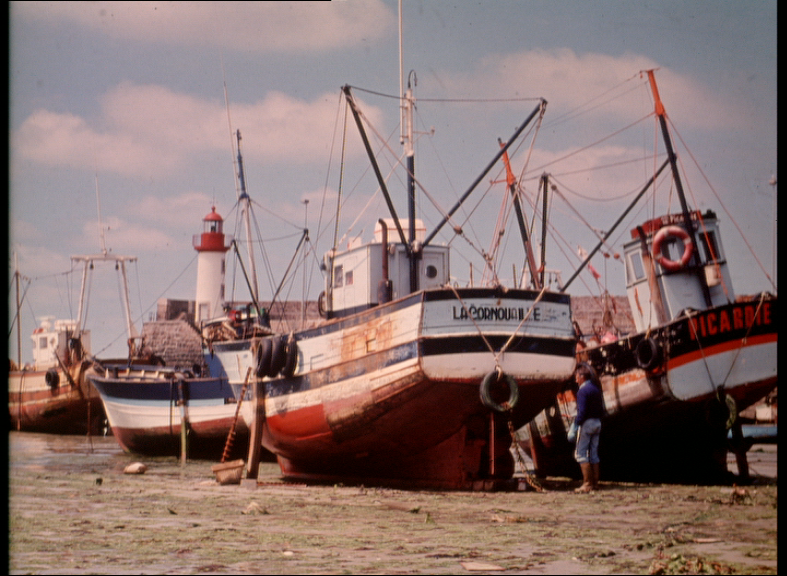
#> input picture data/BoatsColor.bmp, 787 x 576 px
$ python -i corner_detection_controller.py   (imports and definitions only)   (older library calls are emulated)
#> lines starting #> are read from the running program, lines starting #| are printed output that depends on the picture
#> further down, picture is the input picture: shape (576, 787, 3); mean B, G, R 111.6, 114.7, 137.3
import cv2
import time
import numpy as np
import multiprocessing as mp
from PyQt5.QtCore import QThread, pyqtSignal


"""
    we use multiprocessing to run the algorithms on seperate core from the gui

    The creation of the process take some time which freeezes the gui if run on the same therad so
    use multithreading to do the logic of creating and tracking the process on different thread

    Create IPC queue to share resources between cores
    IPC stands for Inter‑Process Communication.
    It’s the set of mechanisms an operating system (and your programs) provide
    to let separate processes—each with its own private memory space—exchange data and signals.
    Without IPC, one process couldn’t directly read or write another process’s memory.

    any function you pass to multiprocessing.Process must be defined at the top level of a module, not
    inside a class or another function. That way, Python’s pickler (serialize and deserialize data between processes memory) can import it by name

    not all objects can be easily pickled. For example:
    Functions or classes defined inside another function: These can't be pickled because they don't have a top-level name, and pickling requires that objects can be imported by name.
    Local variables: Variables that are only local to a function or method might also pose issues with pickling.

    underscore before a function or variable name in Python is a convention that
    This is a private/internal function or variable. Please don’t use it outside this class/module unless you really know what you’re doing.
"""


def gray_image(image: np.ndarray) -> np.ndarray:
    if len(image.shape) == 3:
        return cv2.cvtColor(image, cv2.COLOR_BGR2GRAY)
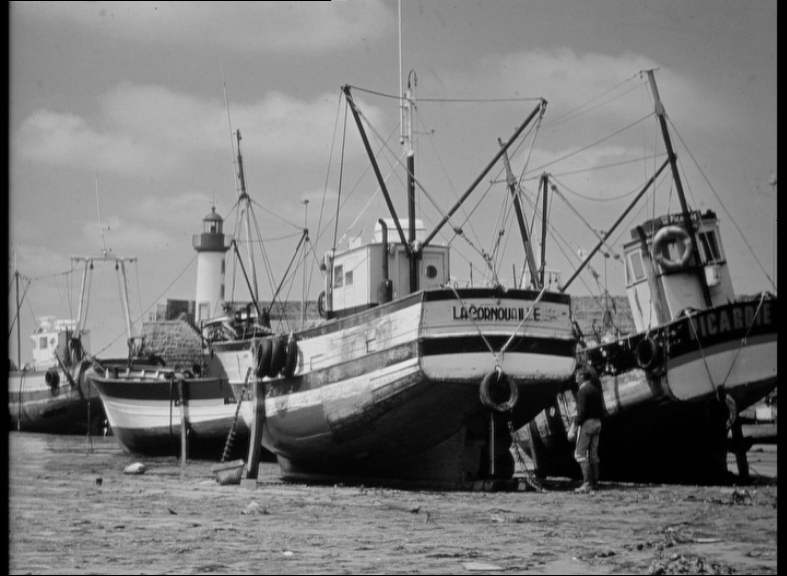
#> returned value: shape (576, 787); min 0, max 233, mean 121.1
    return image

def draw_corners(image, corners: list) -> np.ndarray:
    if len(image.shape) == 2:
        image = cv2.cvtColor(image, cv2.COLOR_GRAY2BGR)

    corners = np.array(corners).reshape(-1, 2)

    for corner in corners:
        cv2.circle(image, tuple(np.int32(corner[::-1])), 3, (0, 0, 255), -1)

    return image


# [33 lines left out: function harris_corner_detector, not called in this run]

def lambda_corner_detector(image, max_corners=10, min_distance=5, quality_level=0.01,queue = None) -> list:

    start_time = time.time()

    # Convert image to grayscale
    gray = gray_image(image)

    # Compute image gradients
    Ix = cv2.Sobel(gray, cv2.CV_64F, 1, 0)
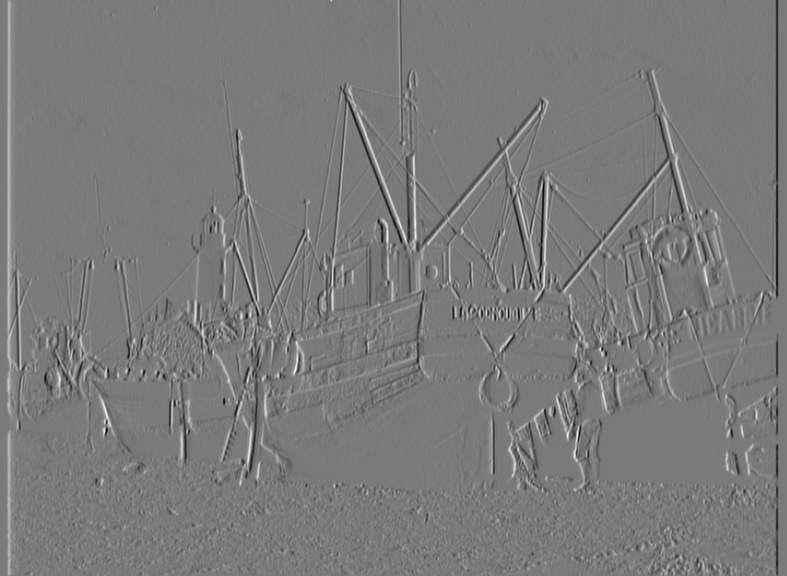
#> Ix: shape (576, 787) float64; min -626, max 675, mean 0; drawn with min black and max white
    Iy = cv2.Sobel(gray, cv2.CV_64F, 0, 1)
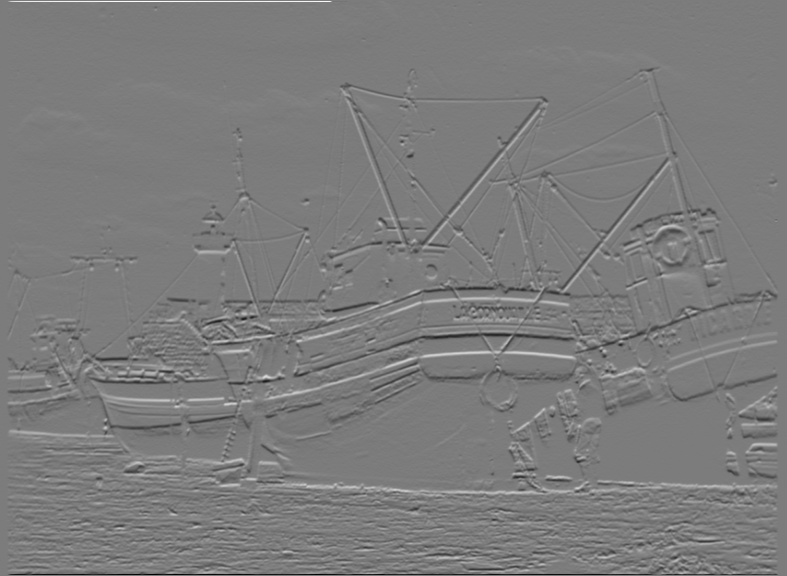
#> Iy: shape (576, 787) float64; min -698, max 733, mean -0.6; drawn with min black and max white

    Ixx = Ix * Ix
    Iyy = Iy * Iy
    Ixy = Ix * Iy
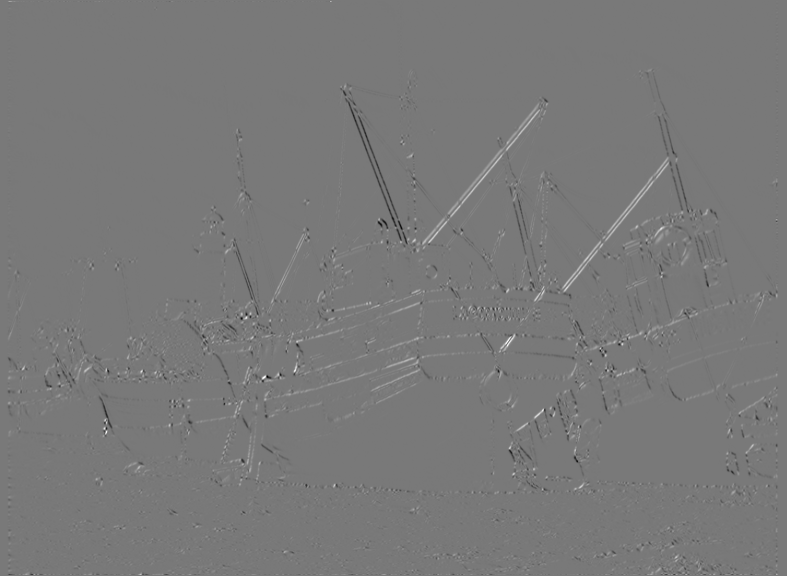
#> Ixy: shape (576, 787) float64; min -145656, max 161177, mean 190.5; drawn with min black and max white

    # Sum over window
    window_size = 5

    Sx2 = cv2.GaussianBlur(Ixx, (window_size, window_size), 1.5)
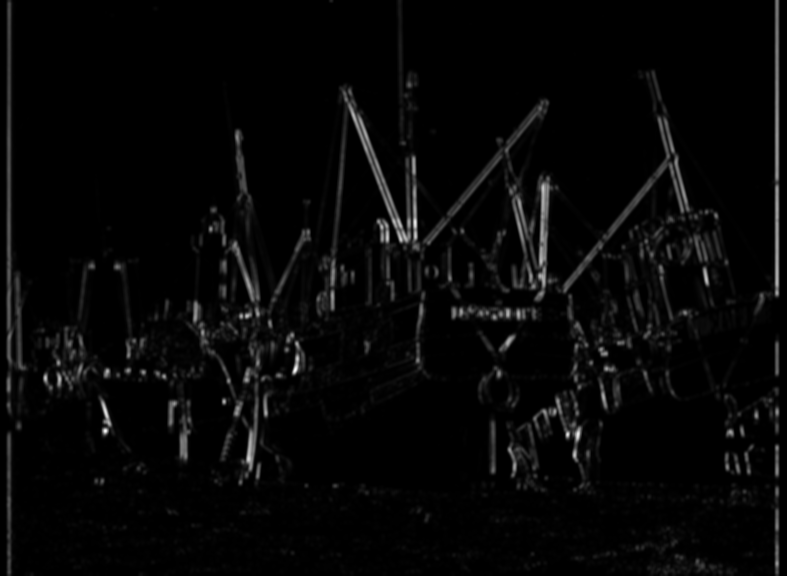
#> Sx2: shape (576, 787) float64; min 0, max 173537.6, mean 4973.8; drawn with min black and max white
    Sy2 = cv2.GaussianBlur(Iyy, (window_size, window_size), 1.5)
    Sxy = cv2.GaussianBlur(Ixy, (window_size, window_size), 1.5)

    # Compute minimum eigenvalue (lambda minus) response map
    h, w = gray.shape
#> h = 576; w = 787
    lambda_min = np.zeros((h, w), dtype=np.float32)

    for y in range(h):
                for x in range(w):
                    M = np.array([[Sx2[y, x], Sxy[y, x]],
                                [Sxy[y, x], Sy2[y, x]]])
                    eigvals = np.linalg.eigvalsh(M)  # sorted: [lambda_min, lambda_max]
                    lambda_min[y, x] = eigvals[0]
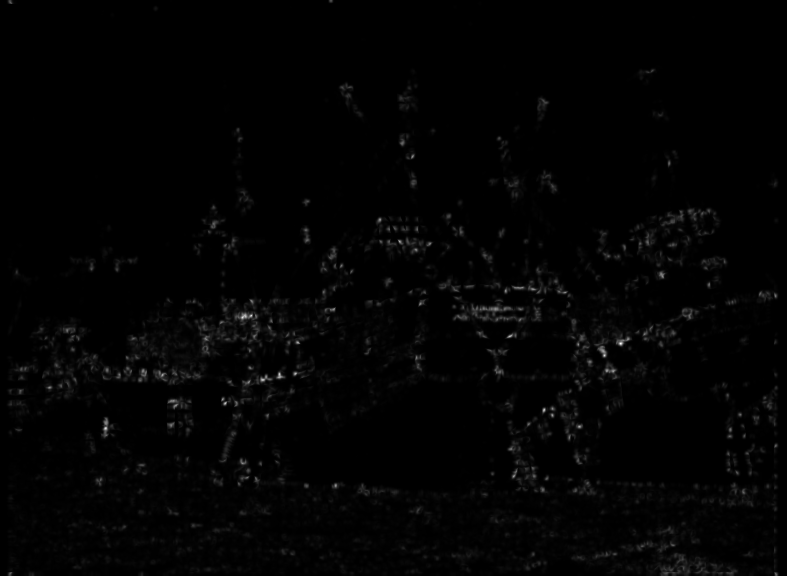
#> lambda_min: shape (576, 787) float32; min 0, max 65728.3, mean 817.2; drawn with min black and max white


    # Thresholding and NMS
    threshold = quality_level * lambda_min.max()
#> threshold = 657.3
    kernel = np.ones((3, 3), np.uint8)
    dilated = cv2.dilate(lambda_min, kernel)
    corners = np.column_stack(np.where((lambda_min == dilated) & (lambda_min > threshold)))
#> corners = 3543 pairs, first value 0 to 575, second value 9 to 776

    # Sort by strength and apply min_distance
    corners = sorted(corners, key=lambda pt: -lambda_min[pt[0], pt[1]])
    final_corners = []
    for pt in corners:
        if all(np.linalg.norm(pt - fc) >= min_distance for fc in final_corners):
            final_corners.append(pt)
            if len(final_corners) >= max_corners:
                break
#> this loop made 11 passes
#> pt on passes 1 to 11: [343, 620], [317, 242], [315, 251], [355, 604], [428, 105], [374, 279], [403, 225], [409, 544], [316, 245], [379, 262], [336, 509]
#> after the loop, final_corners = [[343, 620], [317, 242], [315, 251], [355, 604], [428, 105], [374, 279], [403, 225], [409, 544], [379, 262], [336, 509]]
    elapsed_time = time.time() - start_time
    # print(f"Lambda corner detection took {elapsed_time:.4f} seconds")

    if queue:
        queue.put((draw_corners(image, corners),elapsed_time))
    else:
        return draw_corners(image, corners)
#> the loop in draw_corners, `for corner in corners:` made 3543 passes
#> after the loop in draw_corners, `for corner in corners:`:
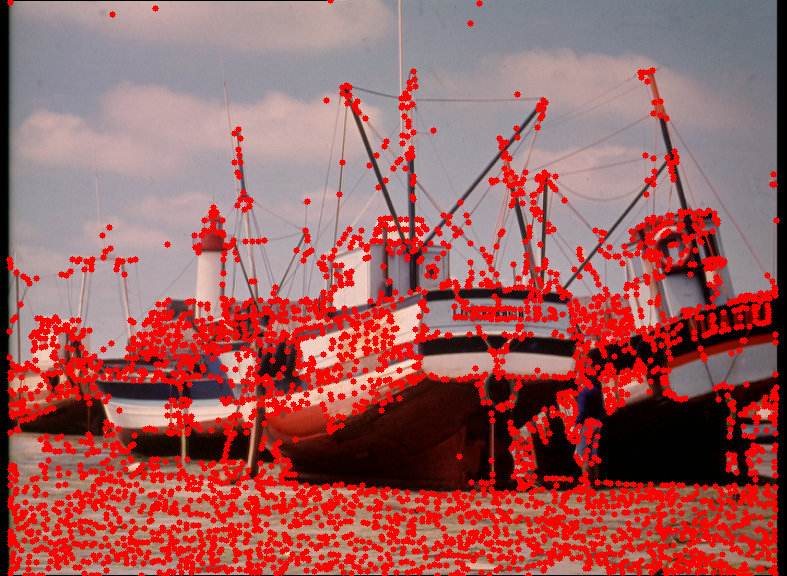
#> image: shape (576, 787, 3); mean B, G, R 93.5, 94.1, 159.4


# [30 lines left out: function harris_and_lambda, not called in this run]


class ProcessWorker(QThread):
    result_ready = pyqtSignal(dict)

    # [44 lines left out: functions __init__, run, not called in this run]

class CornerDetectionController:
    # [34 lines left out: functions __init__, apply_corner_detection, _on_result, not called in this run]

>>> import cv2
>>> picture = cv2.imread('../data/BoatsColor.bmp')
>>> result = lambda_corner_detector(picture)

$ run again, on data/Mercury.bmp
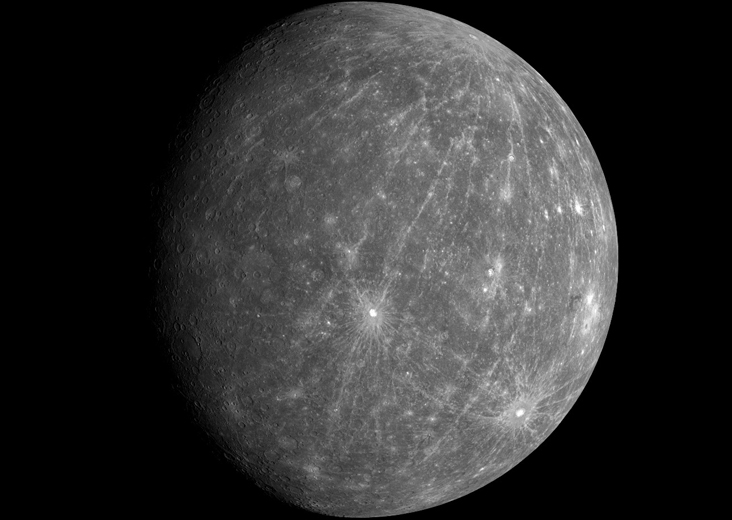
#> input picture data/Mercury.bmp, 732 x 520 px
#> picture is the input picture: shape (520, 732, 3); min 0, max 255, mean 49.1
#> in lambda_corner_detector, `Ixy = Ix * Iy`:
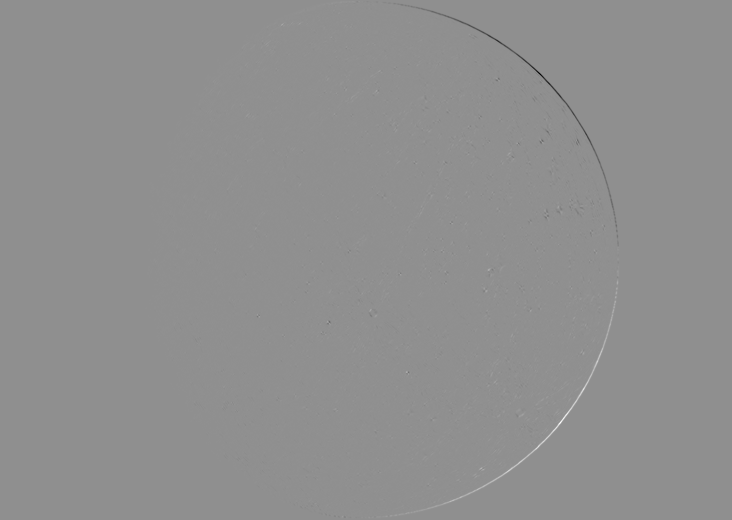
#> Ixy: shape (520, 732) float64; min -380768, max 293584, mean -24.7; drawn with min black and max white
#> threshold = 384.5
#> in lambda_corner_detector, `corners = np.column_stack(np.where((lambda_min == dilated) & (lambda_m..`: corners = 4232 pairs, first value 0 to 516, second value 155 to 617
#> the loop in lambda_corner_detector, `for pt in corners:` made 10 passes
#> pt on passes 1 to 8: [372, 407], [322, 328], [270, 490], [291, 484], [212, 560], [316, 258], [222, 451], [79, 497]
#> after the loop in lambda_corner_detector, `for pt in corners:`: final_corners = [[372, 407], [322, 328], [270, 490], [291, 484], [212, 560], [316, 258], [222, 451], [79, 497], [143, 517], [142, 542]]
#> the loop in draw_corners, `for corner in corners:` made 4232 passes
#> after the loop in draw_corners, `for corner in corners:`:
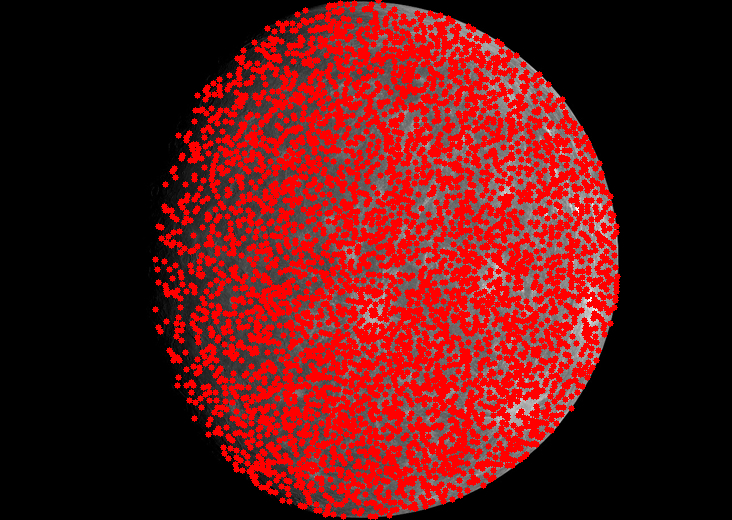
#> image: shape (520, 732, 3); mean B, G, R 20.8, 20.8, 90.2

$ run again, on data/baboon.bmp
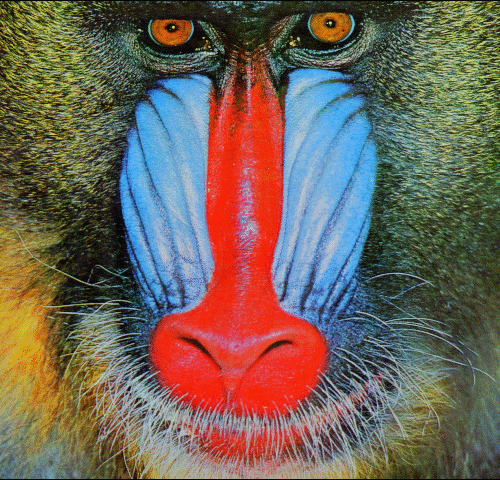
#> input picture data/baboon.bmp, 500 x 480 px
#> picture is the input picture: shape (480, 500, 3); mean B, G, R 88.7, 100.4, 113
#> after the loop in lambda_corner_detector, `for y in range(h):`:
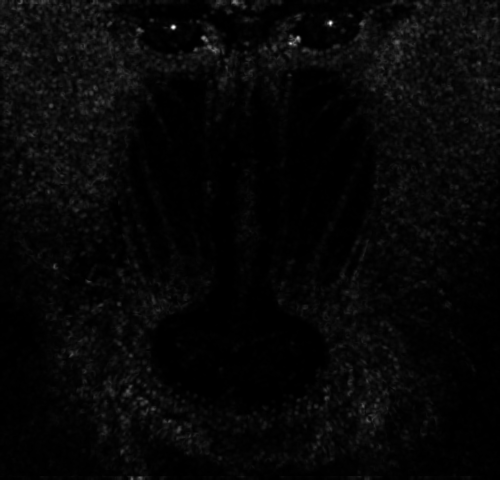
#> lambda_min: shape (480, 500) float32; min 0, max 131536.1, mean 3780.3; drawn with min black and max white
#> threshold = 1315.4
#> in lambda_corner_detector, `corners = np.column_stack(np.where((lambda_min == dilated) & (lambda_m..`: corners = 4545 pairs, first value 0 to 479, second value 0 to 499
#> the loop in lambda_corner_detector, `for pt in corners:` made 12 passes
#> pt on passes 1 to 8: [23, 330], [27, 173], [43, 290], [37, 298], [38, 203], [1, 234], [40, 206], [50, 213]
#> after the loop in lambda_corner_detector, `for pt in corners:`: final_corners = [[23, 330], [27, 173], [43, 290], [37, 298], [38, 203], [1, 234], [50, 213], [47, 209], [42, 397], [479, 131]]
#> the loop in draw_corners, `for corner in corners:` made 4545 passes
#> after the loop in draw_corners, `for corner in corners:`:
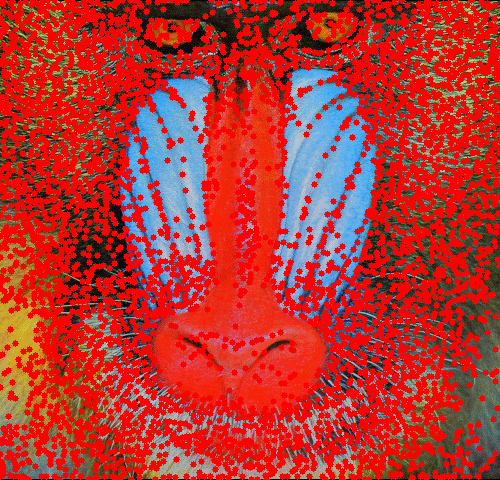
#> image: shape (480, 500, 3); mean B, G, R 49.3, 53.7, 184.3
